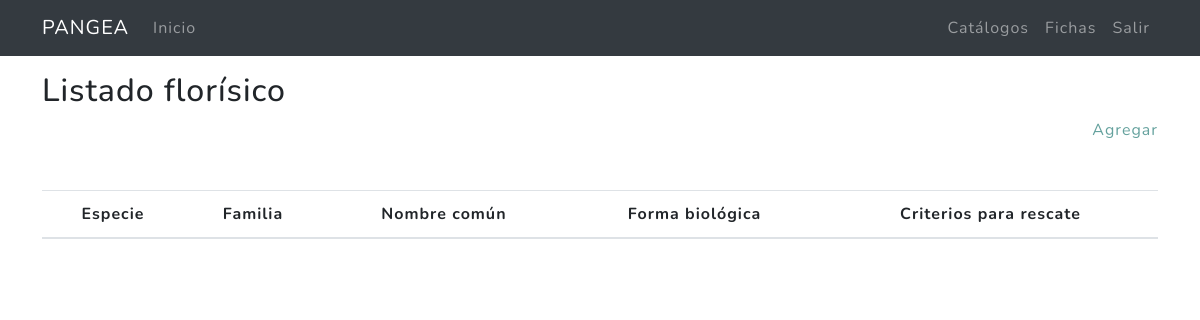
Page /catalogos/flores/ (signed in) on the earlier database version.
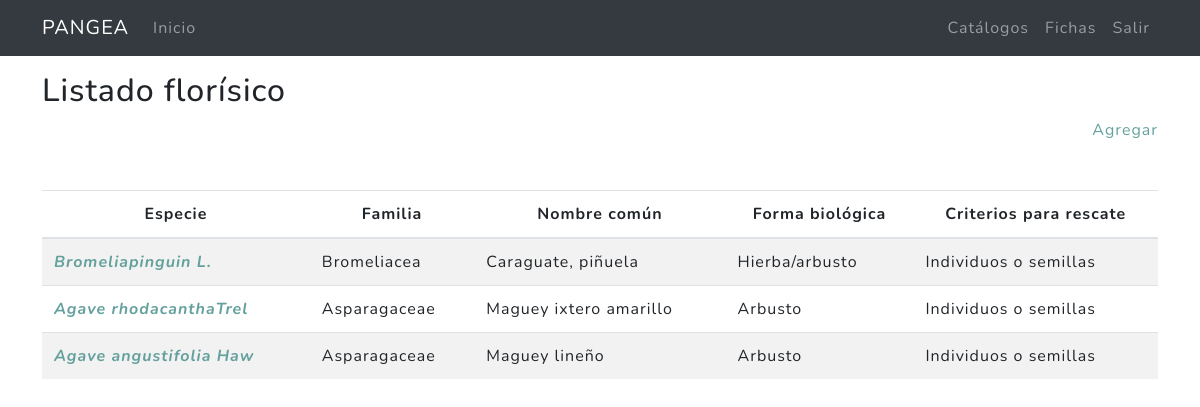
Same page on the later database version.
### miscelanea/models.py (models this page shows, shortened)
class ListadoFloristico(models.Model):
    SHIRT_SIZES = (
        ('Individuos', 'Individuos'),
        ('Semillas', 'Semillas'),
        ('Estacas', 'Estacas'),
        ('Individuos o semillas', 'Individuos o semillas'),
        ('Individuos, semillas o estacas', 'Individuos, semillas o estacas'),
    )
    familia = models.CharField(max_length=1500,verbose_name = "Familia")
    especie = models.CharField(max_length=1500,verbose_name = "Especie")
    nombre = models.CharField(max_length=1500,verbose_name = "Nombre común")
    forma = models.CharField(max_length=1500,verbose_name = "Forma biológica")
    rescate = models.CharField(max_length=1500, choices=SHIRT_SIZES,verbose_name='Criterios para rescate')
    created = models.DateTimeField(auto_now_add = True,verbose_name = "Fecha de creación")
    updated = models.DateTimeField(auto_now = True,verbose_name = "Fecha de edición")
    class Meta:
        verbose_name = "Listado florísico"
        verbose_name_plural = "Listado florísico"
        ordering = ["nombre"]

### miscelanea/views.py (the view)
# urls.py: path('flores/', ListadoFloristicoListView.as_view(), name='flores'),
@method_decorator(login_required,name='dispatch')
class  ListadoFloristicoListView(ListView):
    model =  ListadoFloristico
    template_name = "miscelanea/listadofloristico_list.html"
    paginate_by = 20
    def get_context_data(self, **kwargs):
        context = super().get_context_data(**kwargs)
        context['p_title']=ListadoFloristico._meta.verbose_name
        return context

### miscelanea/templates/miscelanea/listadofloristico_list.html (shortened to what this page needs)
{% extends 'cap2/base_mx.html' %}
{% load static %}
{% block content %}
<main role="main">
  <div class="container mb-4">
    <h2 class="mt-3">{{p_title}}</h2>
    <div class="agregar mb-4 text-right"><a href="{% url 'catalogos:flor-create' %}">Agregar</a></div>
    <table class="table  table-striped mt-5">
      <thead>
        <tr>
          <th scope="col" class="text-center">Especie</th>
          <th scope="col" class="text-center">Familia</th>
          <th scope="col" class="text-center">Nombre común</th>
          <th scope="col" class="text-center">Forma biológica</th>
          <th scope="col" class="text-center">Criterios para rescate</th>
        </tr>
      </thead>
      <tbody>
      {% for ins in listadofloristico_list %}
          <tr>
            <th scope="row"><a class = "font-italic" href="{% url 'catalogos:flor-update' ins.id %}">{{ins.especie}} </a></th>
            <td>{{ins.familia}}</td>
            <td>{{ins.nombre}}</td>
            <td>{{ins.forma}}</td>
            <td>{{ins.rescate}}</td>
          </tr>
      {% endfor %}
      </tbody>
    </table>
  </div>
</main>
{% endblock %}

### cap2/templates/cap2/base_mx.html (shortened to what this page needs)
{% load static %}
<link href="{% static 'cap2/css/custom_ckeditor.css' %}" rel="stylesheet">
<!DOCTYPE html>
<html lang="es">
  <head>
    {% load static %}
    <link href="{% static 'css/styles.css' %}" rel="stylesheet" />
  </head>
  <body>
    <body>
      <nav class="navbar navbar-expand-lg navbar-dark bg-dark">
        <div class="container">
          <a class="navbar-brand" href="#">PANGEA</a>
          <div class="collapse navbar-collapse" id="ned">
            <ul class="navbar-nav mr-auto">
              <li class="nav-item">
                <a class="nav-link" href="{% url 'home' %}">Inicio</a>
              </li>
            </ul>
            <ul class="navbar-nav">
              {% if not request.user.is_authenticated %}
                <li class="nav-item">
                  <a class="nav-link" href="#">Acceder</a>
                </li>
                <li class="nav-item">
                  <a class="nav-link" href="#">Registro</a>
                </li>
              {% else %}
                <li class="nav-item">
                  <a class="nav-link" href="{% url 'catalogos:catalogos' %}">Catálogos</a>
                </li>
                <li class="nav-item">
                  <a class="nav-link" href="{% url 'forms:fichas' %}">Fichas</a>
                </li>
                <li class="nav-item">
                  <a class="nav-link" href="{% url 'logout' %}">Salir</a>
                </li>
              {% endif %}
            </ul>
          </div>
        </div>
      </nav>
      {% block content %}{% endblock %}
  </body>
</html>

Differences in the rows shown:
added ListadoFloristico: especie "Bromeliapinguin L.", familia "Bromeliacea", nombre "Caraguate, piñuela", forma "Hierba/arbusto", rescate "Individuos o semillas"
added ListadoFloristico: especie "Agave rhodacanthaTrel", familia "Asparagaceae", nombre "Maguey ixtero amarillo", forma "Arbusto", rescate "Individuos o semillas"
added ListadoFloristico: especie "Agave angustifolia Haw", familia "Asparagaceae", nombre "Maguey lineño", forma "Arbusto", rescate "Individuos o semillas"
